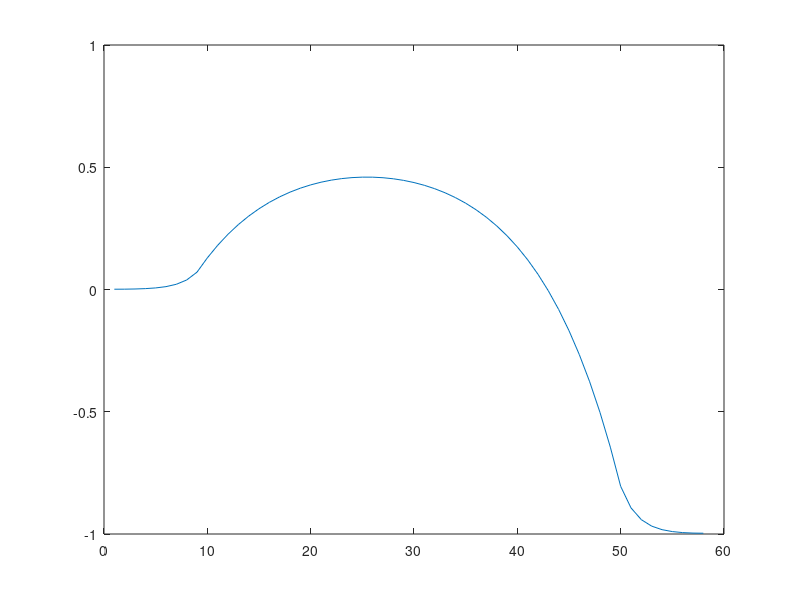

This figure's MATLAB source:
clear;
%%%%%%%%%%%%%%%%%%%%%%%%%%%%%%%%%%%%%%%%%%%%%%%%
E_f = 0.1;
E_g = 1;
phi_bi = -(E_f + E_g/2);
V_ds = -1;
phi_ds = -V_ds;
phi_g = 0;

a = 0.5;
d_ch = 2;
d_ox = 3;
eps_ox = 4;
eps_ch = 11.2;
lambda = sqrt(d_ox*d_ch*eps_ch/eps_ox)
lambda_sd = 0.2*lambda;
l_ch = 5*lambda;
l_sd = 6*lambda_sd;
%%%%%%%%%%%%%%%%%%%%%%%%%%%%%%%%%%%%%%%%%%%%%%%%

n_sd = floor(l_sd / a);
n_ch = floor(l_ch / a);
n_ges = 2*n_sd + n_ch;
l_ges = l_ch + 2*l_sd

upper_diag = [0;2; ones(n_ges-2, 1)]/a^2;
lower_diag = [ones(n_ges-2,1); 2; 0]/a^2;
middle_diag = [ones(n_sd, 1)*(-2/a^2 - 1/lambda_sd^2);
               ones(n_ch, 1)*(-2/a^2 - 1/lambda^2);
               ones(n_sd, 1)*(-2/a^2 - 1/lambda_sd^2);
               ];
M = spdiags([upper_diag, middle_diag, lower_diag], [1,0,-1], n_ges, n_ges);
           
% M(1,1) = -2/a^2 - 1/lambda_sd^2;
% M(1,2) = 2/a^2;
% M;
% for i=2:n_ges-1
%     if (i>n_sd & i<=n_sd+n_ch)
%         M(i,i-1) = 1/a^2;
%         M(i,i) = -2/a^2-1/lambda^2;
%         M(i,i+1) = 1/a^2;
%     else
%         M(i,i-1) = 1/a^2;
%         M(i,i) = -2/a^2-1/lambda_sd^2;
%         M(i,i+1) = 1/a^2;
%     end
% %     M(i,i-1) = 1/a^2;
% %     M(i,i) = -2/a^2-1/lambda^2;
% %     M(i,i+1) = 1/a^2;
% end
% M(n_ges,n_ges) = -2/a^2 - 1/lambda_sd^2;
% M(n_ges, n_ges-1) = 2/a^2;

vec(1:n_sd, 1) = 0/lambda_sd^2;
vec(n_sd+1:n_sd+n_ch, 1) = (phi_g+phi_bi)/lambda^2;
vec(n_sd+n_ch+1 : n_ges, 1) = phi_ds/lambda_sd^2;
% for j=1:n_ges
%     if (j <= n_sd)
%         vec(j,1) = 0;
%     elseif (j<=n_sd+n_ch)
%         vec(j,1) = (phi_g+phi_bi)/lambda^2;
%     else
%         vec(j,1) = phi_ds/lambda^2;
%     end
% end

plot(1:n_ges, inv(M)*vec)